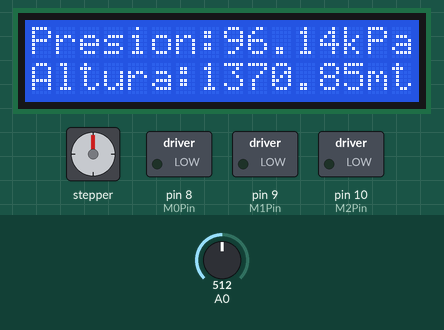
Bench run of a sketch on a simulated Arduino Uno, built with avr-gcc and run on an emulated ATmega328P. Shown: stepper motor, 16×2 character LCD, switched loads named in the sketch (green lamp = pin HIGH). Wiring (inferred from the names in the program): stepper motor driver (600 steps per turn assumed): step pin 7; direction pin 6. Inputs (shaded band) come from the test bench; at power-on: A0 = 512. Pins used as bus, display or sensor lines are not drawn.

Above: at 10.2 s.
10.3 s: A0 set to 401
At 13.2 s:
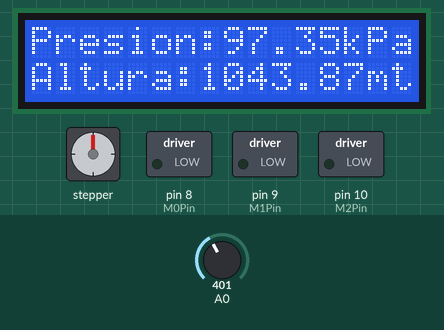
13.3 s: A0 set to 369
At 23.3 s:
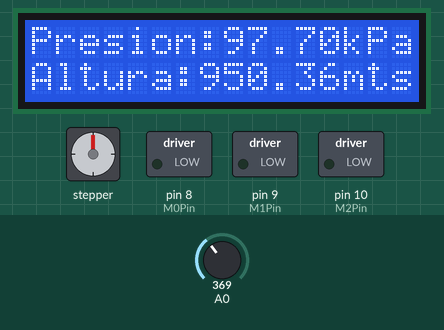
Timing chart, 0 to 29.7 s (numbered marks = the images above; inputs shaded):
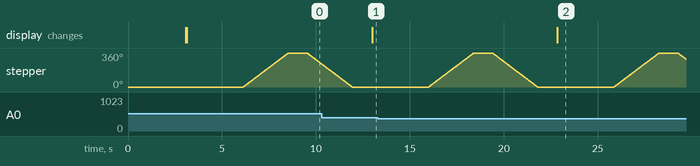

Measured:
- the behaviour switches between 387 and 386 on A0 (found by bisection; images 1 and 2)
- after the input at 10.3 s, the display: changes after 2.7 s (image 1)
- after the input at 13.3 s, the display: changes after 9.6 s (image 2)

The sketch:

display_sensor_motor.ino
```cpp
/***************************************************************************
                                    ALTEBEN
 ***************************************************************************/

#include <LiquidCrystal.h>
#include <Stepper.h>
#define dirPin 6 //dir
#define stepPin 7 //step
#define stepsPerRevolution 600
#define M0Pin 8
#define M1Pin 9
#define M2Pin 10

// initialize the library with the numbers of the interface pins
LiquidCrystal lcd(13, 12, 5, 4, 3, 2);


double P_atmosferica=101.3;
double Vout;
double Vs=5.0;
double Altura;
double P;
double aux;
double tolP=0.04; // Ajusta la medida de presión
int i;
double P_final;

void setup()
{
  // set up the LCD's number of columns and rows:
  lcd.begin(16, 2);
  lcd.setCursor(5,0);
  lcd.print("ALTEBEN");
  lcd.setCursor(2,1);
  lcd.print("7mo 1era AVC");
  delay(3000);
  lcd.clear();

  pinMode(stepPin, OUTPUT);
  pinMode(dirPin, OUTPUT);
  pinMode(M0Pin, OUTPUT);
  pinMode(M1Pin, OUTPUT);
  pinMode(M2Pin, OUTPUT);


}
void motor_entrada()
  {
//Configuramos el giro del motor
  digitalWrite(M0Pin,LOW);
  digitalWrite(M1Pin,LOW);
  digitalWrite(M2Pin,LOW);

//Ordenamos al motor a girar en el sentido de las agujas del reloj
  digitalWrite(dirPin, HIGH);

  for (int i = 0; i < stepsPerRevolution; i++) {
    digitalWrite(stepPin, HIGH);
    delayMicroseconds(2000);
    digitalWrite(stepPin, LOW);
    delayMicroseconds(2000);
  }

  delay(1000);

//Ordenamos al motor a girar en el sentido contrario de las agujas del reloj
  digitalWrite(dirPin, LOW);


  for (int i = 0; i < stepsPerRevolution; i++) {
    digitalWrite(stepPin, HIGH);
    delayMicroseconds(2000);
    digitalWrite(stepPin, LOW);
    delayMicroseconds(2000);
  }

  delay(1000);

}
void loop()
{
   //Voltaje del Sensor MPC5010DP
   aux=0;
   for(i=0;i<10;i++){
    aux = aux + (float(analogRead(A0))*5.0/1023.0); //v
    delay(5);
   }
   Vout=aux/10.0;

  //Presión en Kpa según Datasheet MPX5100
  P = ( Vout - 0.04*Vs ) / (0.09 * Vs) + tolP; //kPa
  //P = Vout/Vs/0.009 - 0.04;
  //Calculo de la Presion Absoluta
  P_final = P_atmosferica - P;
  Altura = (-7999.6527*log(P_final/P_atmosferica))*3.28;  //Altura de la aeronave en pies
  //*lcd.print("\n\nVoltaje:");
  //lcd.puts(Vout);
  //lcd.println(" v");


  lcd.setCursor(0,0);
  lcd.print("Presion: ");

  lcd.setCursor(8,0);
  lcd.print(P_final);

  lcd.setCursor(13,0);
  lcd.print("kPa");

  lcd.setCursor(0,1);
  lcd.print("Altura: ");

  lcd.setCursor(7,1);
  lcd.print(Altura);
  lcd.print("mts");

  delay(3000);

  motor_entrada();

}
```
